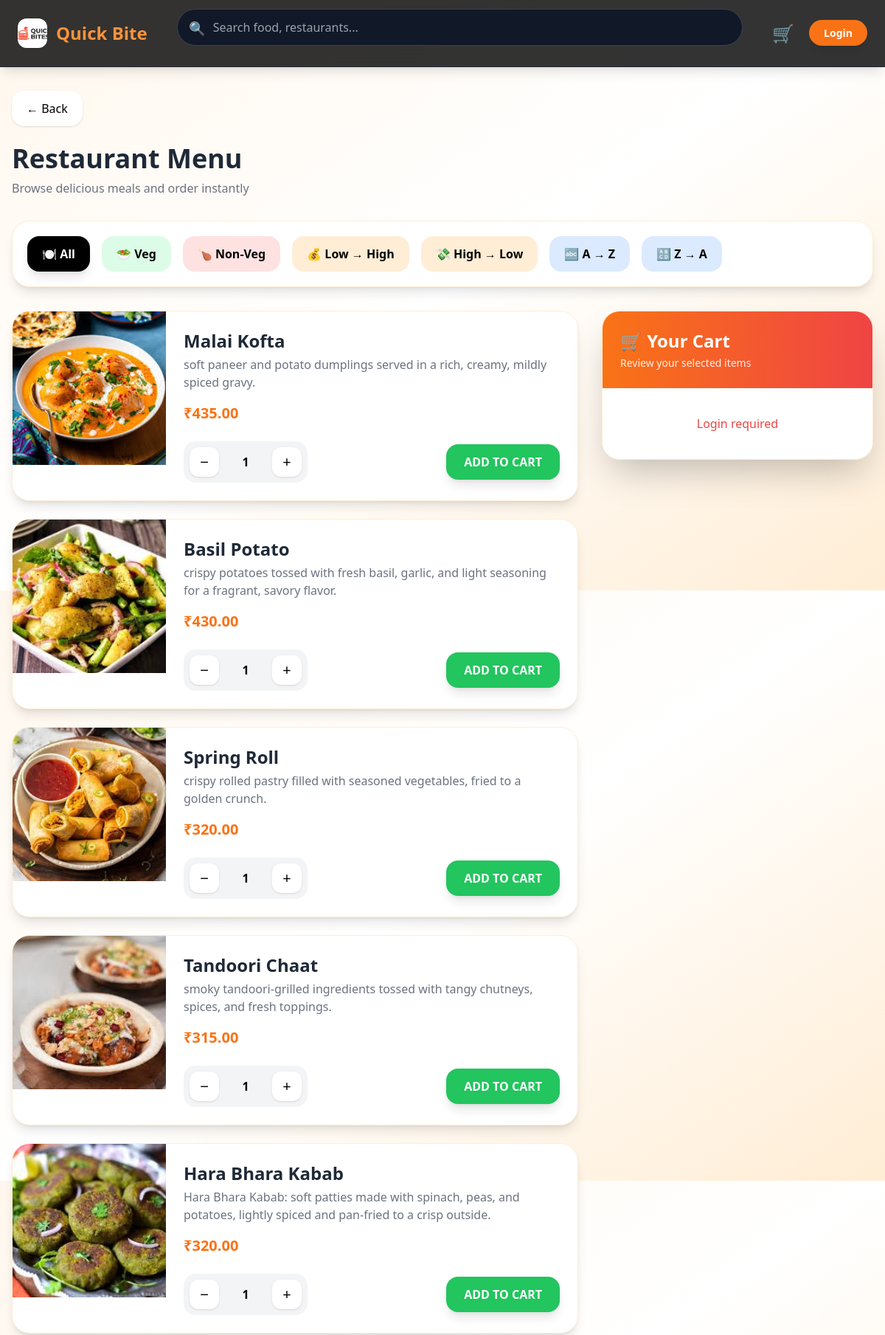
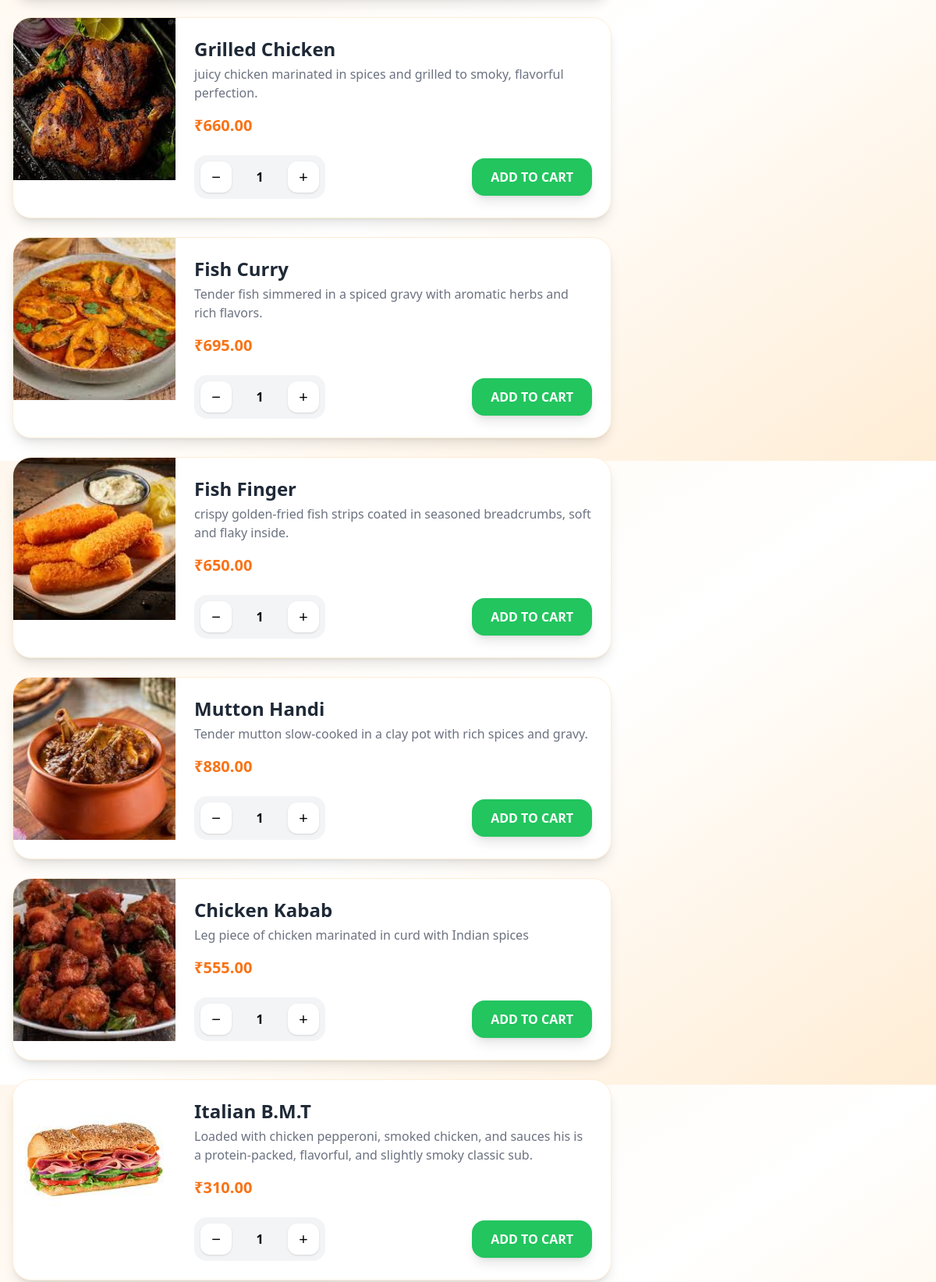
Page /menu.php (upper part) on the committed database (2 pictures, top to bottom).
### tables this page shows
CREATE TABLE `settings` (
  `id` int(11) NOT NULL DEFAULT 1,
  `site_name` varchar(100) DEFAULT NULL,
  `logo` varchar(255) DEFAULT NULL,
  `contact_email` varchar(100) DEFAULT NULL,
  `contact_phone` varchar(20) DEFAULT NULL
);

CREATE TABLE `admin_food_items` (
  `food_id` int(11) NOT NULL,
  `hotel_id` int(11) DEFAULT NULL,
  `admin_id` int(11) DEFAULT NULL,
  `name` varchar(150) DEFAULT NULL,
  `description` text DEFAULT NULL,
  `price` decimal(10,2) DEFAULT NULL,
  `category` enum('Veg','Non-Veg') DEFAULT NULL,
  `image` varchar(255) DEFAULT NULL,
  `status` enum('available','unavailable') DEFAULT 'available',
  `created_at` timestamp NOT NULL DEFAULT current_timestamp()
);

### menu.php (the view, shortened to what this page needs)
<?php
include("db.php");
include("assets/navbar.php");
$hotel_id = $_GET['hotel_id'] ?? '';
$filter   = $_GET['type'] ?? '';
$search   = $_GET['search'] ?? '';
$sort     = $_GET['sort'] ?? '';
$query = "
SELECT f.*,
GROUP_CONCAT(CONCAT(v.variant_name, ' - ₹', v.price) SEPARATOR '|') AS variants
FROM admin_food_items f
LEFT JOIN food_variants v ON f.food_id = v.food_id
WHERE 1
";
$query .= " GROUP BY f.food_id";
if($sort == 'low'){
    $query .= " ORDER BY f.price ASC";
}
elseif($sort == 'high'){
    $query .= " ORDER BY f.price DESC";
}
elseif($sort == 'az'){
    $query .= " ORDER BY f.name ASC";
}
elseif($sort == 'za'){
    $query .= " ORDER BY f.name DESC";
}
else{
    $query .= " ORDER BY f.food_id DESC";
}
$foods = mysqli_query($conn, $query);
?>
<!DOCTYPE html>
<html>
<head>
<script src="https://cdn.tailwindcss.com"></script>
</head>
<body class="bg-gradient-to-br from-orange-50 via-white to-orange-100">
<div class="max-w-7xl mx-auto px-4 py-8">
<a href="home.php"
class="inline-flex items-center gap-2 bg-white hover:bg-orange-500 hover:text-white transition px-5 py-3 rounded-2xl shadow mb-6">
← Back
</a>
<h1 class="text-4xl font-extrabold text-gray-800 mb-2">
<?php echo $search ? "Showing Results for '$search'" : "Restaurant Menu"; ?>
</h1>
<p class="text-gray-500 mb-8">
Browse delicious meals and order instantly
</p>
<div class="bg-white rounded-3xl shadow-lg p-5 mb-8 border border-orange-100">
<div class="flex flex-wrap gap-4 items-center">
<a href="?hotel_id=<?php echo $hotel_id; ?>&search=<?php echo $search; ?>"
class="px-5 py-3 rounded-2xl font-semibold transition
<?php echo $filter=='' ? 'bg-black text-white shadow-lg' : 'bg-gray-100 hover:bg-gray-200'; ?>">
🍽️ All
</a>
<a href="?hotel_id=<?php echo $hotel_id; ?>&search=<?php echo $search; ?>&type=veg"
class="px-5 py-3 rounded-2xl font-semibold transition
<?php echo $filter=='veg' ? 'bg-green-600 text-white shadow-lg' : 'bg-green-100 hover:bg-green-200'; ?>">
🥗 Veg
</a>
<a href="?hotel_id=<?php echo $hotel_id; ?>&search=<?php echo $search; ?>&type=nonveg"
class="px-5 py-3 rounded-2xl font-semibold transition
<?php echo $filter=='nonveg' ? 'bg-red-600 text-white shadow-lg' : 'bg-red-100 hover:bg-red-200'; ?>">
🍗 Non-Veg
</a>
<a href="?hotel_id=<?php echo $hotel_id; ?>&search=<?php echo $search; ?>&type=<?php echo $filter; ?>&sort=low"
class="px-5 py-3 rounded-2xl font-semibold transition
<?php echo $sort=='low' ? 'bg-orange-500 text-white shadow-lg' : 'bg-orange-100 hover:bg-orange-200'; ?>">
💰 Low → High
</a>
<a href="?hotel_id=<?php echo $hotel_id; ?>&search=<?php echo $search; ?>&type=<?php echo $filter; ?>&sort=high"
class="px-5 py-3 rounded-2xl font-semibold transition
<?php echo $sort=='high' ? 'bg-orange-500 text-white shadow-lg' : 'bg-orange-100 hover:bg-orange-200'; ?>">
💸 High → Low
</a>
<a href="?hotel_id=<?php echo $hotel_id; ?>&search=<?php echo $search; ?>&type=<?php echo $filter; ?>&sort=az"
class="px-5 py-3 rounded-2xl font-semibold transition
<?php echo $sort=='az' ? 'bg-blue-500 text-white shadow-lg' : 'bg-blue-100 hover:bg-blue-200'; ?>">
🔤 A → Z
</a>
<a href="?hotel_id=<?php echo $hotel_id; ?>&search=<?php echo $search; ?>&type=<?php echo $filter; ?>&sort=za"
class="px-5 py-3 rounded-2xl font-semibold transition
<?php echo $sort=='za' ? 'bg-blue-500 text-white shadow-lg' : 'bg-blue-100 hover:bg-blue-200'; ?>">
🔠 Z → A
</a>
</div>
</div>
<div class="grid lg:grid-cols-3 gap-8">
<div class="lg:col-span-2 space-y-6">
<?php while($f = mysqli_fetch_assoc($foods)){ ?>
<div class="bg-white rounded-3xl shadow-lg hover:shadow-2xl transition overflow-hidden border border-orange-100 flex flex-col md:flex-row">
<img src="admin/uploads/<?php echo $f['image']; ?>"
class="w-full md:w-52 h-52 object-cover">
<div class="flex-1 p-6">
<div class="flex justify-between items-start mb-3">
<div>
<h3 class="text-2xl font-bold text-gray-800">
<?php echo $f['name']; ?>
</h3>
<p class="text-gray-500 mt-1 leading-6">
<?php echo $f['description']; ?>
</p>
</div>
</div>
<div class="mt-4 space-y-2">
<?php
if($f['variants']){
foreach(explode("|",$f['variants']) as $i=>$v){
$checked = $i==0 ? "checked" : "";
echo "
<label class='flex items-center gap-3 bg-gray-50 hover:bg-orange-50 p-3 rounded-xl cursor-pointer transition'>
<input type='radio'
name='variant_".$f['food_id']."'
value='$v'
$checked>
<span class='font-medium'>$v</span>
</label>
";
}
}else{
echo "
<div class='text-orange-500 font-bold text-xl'>
₹".$f['price']."
</div>
";
}
?>
</div>
<div class="flex items-center justify-between mt-6">
<div class="flex items-center gap-3 bg-gray-100 rounded-2xl p-2">
<button type="button"
onclick="updateQty(<?php echo $f['food_id']; ?>,-1)"
class="w-10 h-10 rounded-xl bg-white shadow text-xl">
−
</button>
<input type="text"
id="qty_<?php echo $f['food_id']; ?>"
value="1"
class="w-12 text-center bg-transparent font-bold outline-none">
<button type="button"
onclick="updateQty(<?php echo $f['food_id']; ?>,1)"
class="w-10 h-10 rounded-xl bg-white shadow text-xl">
+
</button>
</div>
<button type="button"
onclick="addToCart(<?php echo $f['food_id']; ?>)"
class="bg-green-500 hover:bg-green-600 text-white px-6 py-3 rounded-2xl font-bold shadow-lg transition">
ADD TO CART
</button>
</div>
</div>
</div>
<?php } ?>
</div>
<div>
<div class="bg-white rounded-3xl shadow-2xl sticky top-24 overflow-hidden border border-orange-100">
<div class="bg-gradient-to-r from-orange-500 to-red-500 text-white p-6">
<h3 class="font-bold text-2xl flex items-center gap-3">
</h3>
<p class="text-sm opacity-90 mt-1">
</p>
</div>
<div id="cartBox"
class="p-5 space-y-4 max-h-[500px] overflow-y-auto">
<?php include("cart_fetch.php"); ?>

### assets/navbar.php (shortened to what this page needs)
<?php
include("db.php");
$user_id = $_SESSION['user_id'] ?? 0;
$settings = mysqli_fetch_assoc(mysqli_query($conn,
"SELECT * FROM settings LIMIT 1"
));
$user = null;
?>
<script src="https://cdn.tailwindcss.com"></script>
<nav class="bg-black/80 backdrop-blur-md text-white sticky top-0 z-50 border-b border-gray-800 shadow-lg">
<div class="max-w-7xl mx-auto px-6 py-3 flex items-center justify-between">
    <a href="index.php"
    class="flex items-center gap-3 text-2xl font-extrabold text-orange-400">
        <?php if(!empty($settings['logo'])){ ?>
            <img src="admin/uploads/<?php echo $settings['logo']; ?>"
            class="h-10 w-10 rounded-xl object-cover shadow">
        <?php } else { ?>
            🍔
        <?php } ?>
        <span>
            <?php echo $settings['site_name'] ?? 'QuickBites'; ?>
        </span>
    </a>
    <form action="home.php"
    class="flex-1 mx-10 hidden lg:block">
        <div class="relative">
            <input
                type="text"
                name="search"
                placeholder="Search food, restaurants..."
                class="w-full pl-12 pr-4 py-3 bg-gray-900 border border-gray-700 rounded-full text-white focus:ring-2 focus:ring-orange-400 outline-none transition">
            <span class="absolute left-4 top-3 text-gray-400 text-lg">
                🔍
            </span>
        </div>
    </form>
    <div class="flex items-center gap-5">
        <a href="cart.php"
        class="relative text-2xl hover:scale-110 transition">
            🛒
        </a>
        <div class="relative hidden md:block">
        <?php if($user_id && $user){ ?>
            <button onclick="toggleDropdown(event)"
            class="flex items-center gap-3 bg-gray-900 hover:bg-gray-800 px-3 py-2 rounded-2xl transition">
                <?php if(!empty($user['image'])){ ?>
                    <img src="uploads/<?php echo $user['image']; ?>"
                    class="h-10 w-10 rounded-full object-cover border-2 border-orange-400 shadow">
                <?php } else { ?>
                    <?php
                    $initial = strtoupper(substr($user['name'] ?? 'U', 0, 1));
                    ?>
                    <div class="h-10 w-10 rounded-full bg-orange-500 flex items-center justify-center text-white font-bold shadow">
                        <?php echo $initial; ?>
                    </div>
                <?php } ?>
                <div class="text-left">
                    <p class="font-semibold text-sm">
                        <?php echo $user['name']; ?>
                    </p>
                    <p class="text-xs text-gray-400">
                        My Account
                    </p>
                </div>
            </button>
            <div id="dropdown"
            class="hidden absolute right-0 mt-4 bg-white text-black rounded-2xl shadow-2xl w-56 overflow-hidden border z-[9999]">
                <a href="profile.php"
                class="block px-5 py-3 hover:bg-gray-100 transition">
                    👤 Profile
                </a>
                <a href="orders.php"
                class="block px-5 py-3 hover:bg-gray-100 transition">
                    📦 Orders
                </a>
                <a href="reviews.php"
                class="block px-5 py-3 hover:bg-gray-100 transition">
                    ⭐ Reviews
                </a>
                <a href="complaint.php"
                class="block px-5 py-3 hover:bg-gray-100 transition">
                    ⚠️ Complaints
                </a>
                <a href="contact.php"
                class="block px-5 py-3 hover:bg-gray-100 transition">
                    📞 Contact Us
                </a>
                <a href="cart.php"
                class="block px-5 py-3 hover:bg-gray-100 transition">
                    🛒 Cart
                </a>
                <a href="logout.php"
                class="block px-5 py-3 text-red-500 hover:bg-red-50 transition font-semibold">
                    🚪 Logout
                </a>
            </div>
        <?php } else { ?>
            <a href="login.php"
            class="bg-orange-500 hover:bg-orange-600 px-5 py-2 rounded-full text-sm font-bold transition shadow-lg">
                Login
            </a>
        <?php } ?>
        </div>
    </div>
</div>
</nav>

### cart_fetch.php (shortened to what this page needs)
<?php
$user_id = $_SESSION['user_id'] ?? 0;
if(!$user_id){
    echo "
    <p class='text-red-500 text-center p-4'>
        Login required
    </p>
    ";
    exit;
}
?>

### rows in the picture
settings: logo (picture), site_name "Quick Bite"
admin_food_items: image (picture), name "Malai Kofta", description "soft paneer and potato dumplings served in a rich, creamy, mildly spiced gravy.", price "435.00"
admin_food_items: image (picture), name "Basil Potato", description "crispy potatoes tossed with fresh basil, garlic, and light seasoning for a fragrant, savory flavor.", price "430.00"
admin_food_items: image (picture), name "Spring Roll", description "crispy rolled pastry filled with seasoned vegetables, fried to a golden crunch.", price "320.00"
admin_food_items: image (picture), name "Tandoori Chaat", description "smoky tandoori-grilled ingredients tossed with tangy chutneys, spices, and fresh toppings.", price "315.00"
admin_food_items: image (picture), name "Hara Bhara Kabab", description "Hara Bhara Kabab: soft patties made with spinach, peas, and potatoes, lightly spiced and pan-fried to a crisp outside.", price "320.00"
admin_food_items: image (picture), name "Grilled Chicken", description "juicy chicken marinated in spices and grilled to smoky, flavorful perfection.", price "660.00"
admin_food_items: image (picture), name "Fish Curry", description "Tender fish simmered in a spiced gravy with aromatic herbs and rich flavors.", price "695.00"
admin_food_items: image (picture), name "Fish Finger", description "crispy golden-fried fish strips coated in seasoned breadcrumbs, soft and flaky inside.", price "650.00"
admin_food_items: image (picture), name "Mutton Handi", description "Tender mutton slow-cooked in a clay pot with rich spices and gravy.", price "880.00"
admin_food_items: image (picture), name "Chicken Kabab", description "Leg piece of chicken marinated in curd with Indian spices", price "555.00"
admin_food_items: image (picture), name "Italian B.M.T", description "Loaded with chicken pepperoni, smoked chicken, and sauces his is a protein-packed, flavorful, and slightly smoky classic sub.", price "310.00"
